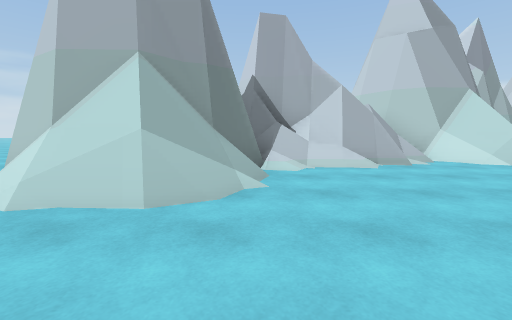
View 1 (above)

24 first-person views from a walk through a scene from a Unity 3-D project. The camera is 1.2 m above the floor, tilts 6° down and sees 90° across. The floor is counted in squares, 1.8 m on a side. Each view is taken from the middle of a square. On the plan, view 1 faces up. The plan holds only what a view shows up to about 9 squares ahead; the rest is blank. The place goes on beyond the plan. The player is left out.

View 2
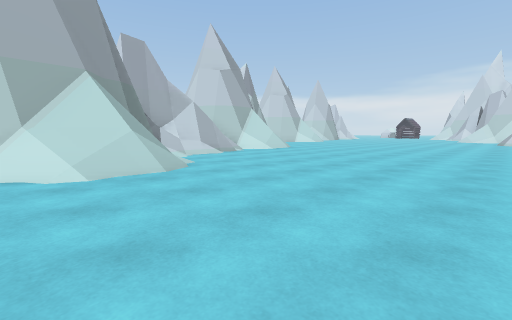

View 3
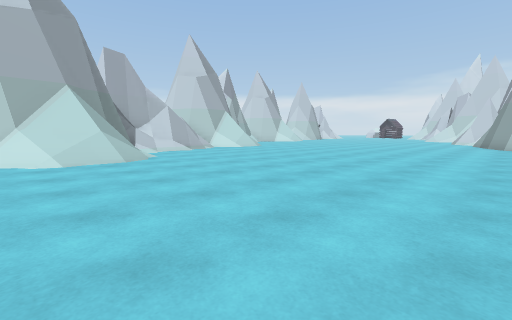

View 4
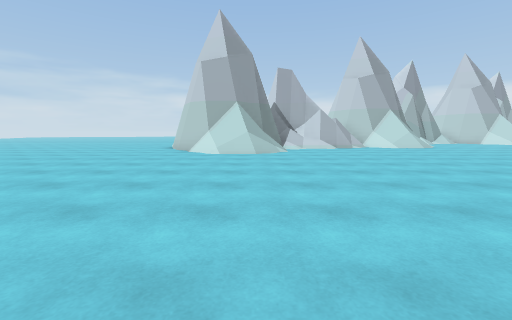

View 5
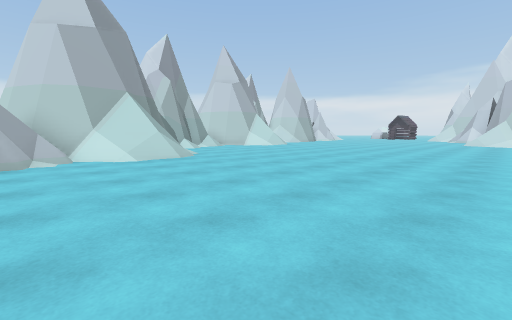

View 6
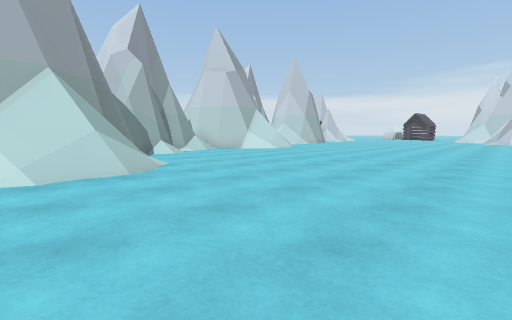

View 7
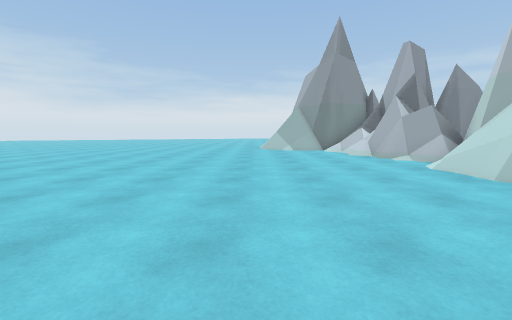

View 8
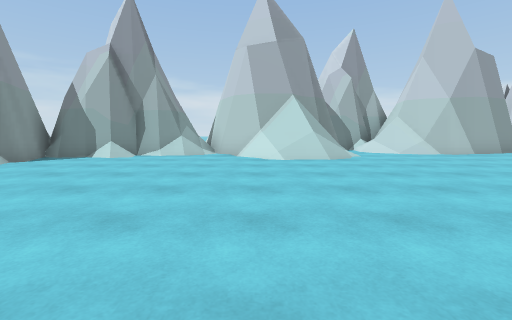

View 9
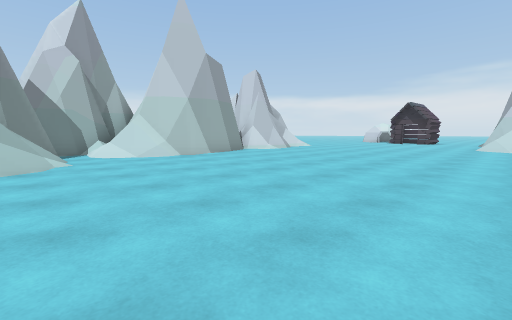

View 10
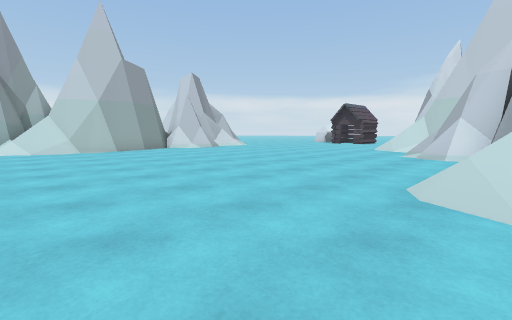

View 11
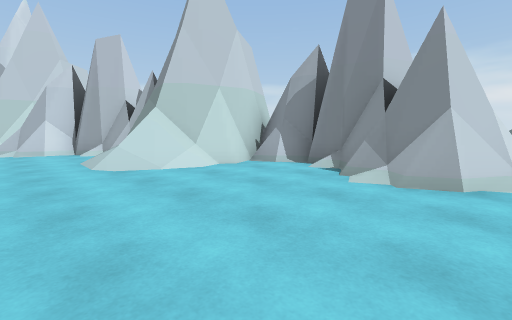

View 12
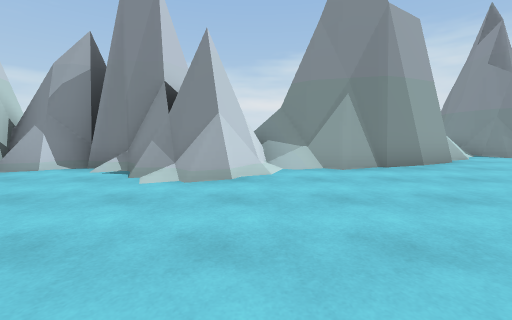

View 13
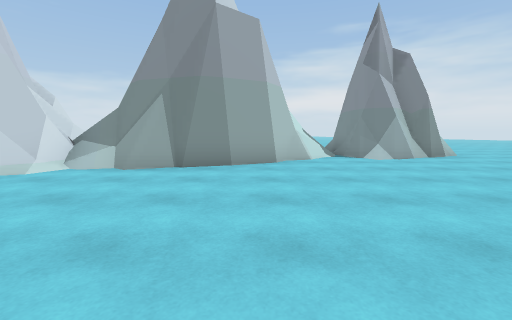

View 14
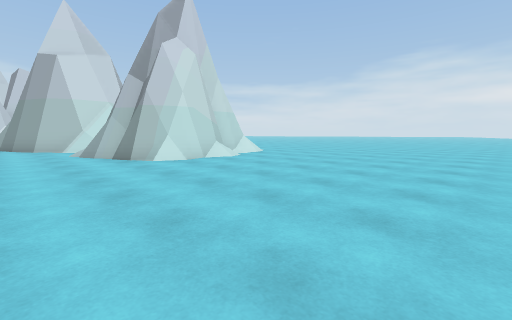

View 15
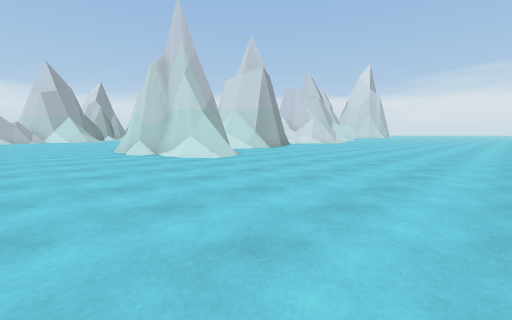

View 16
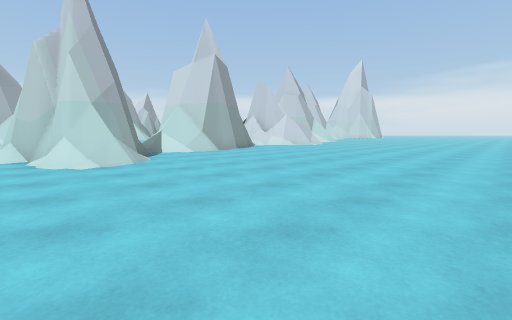

View 17
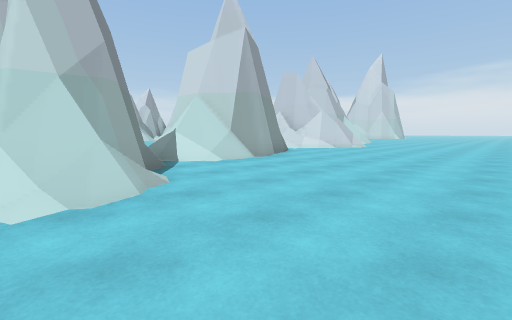

View 18
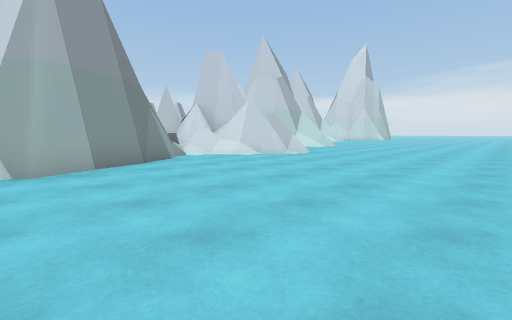

View 19
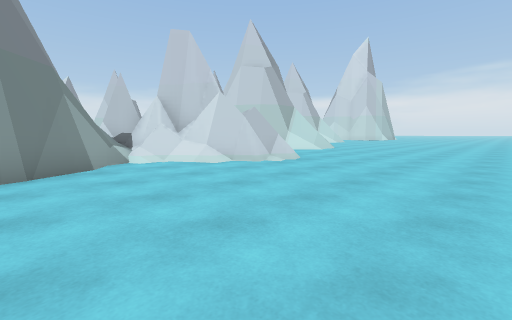

View 20
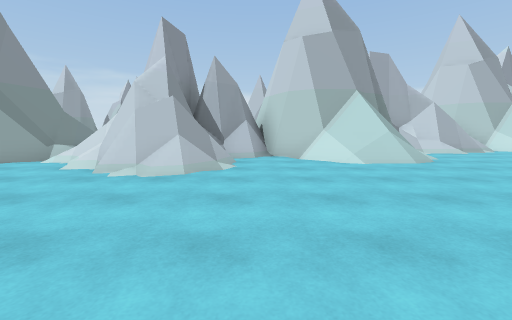

View 21
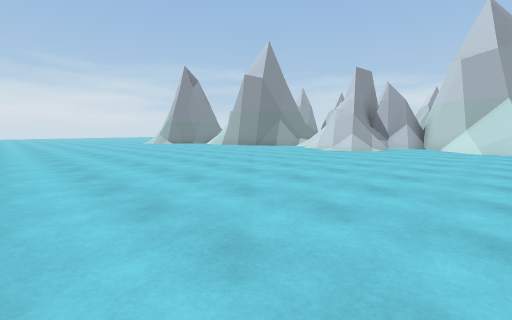

View 22
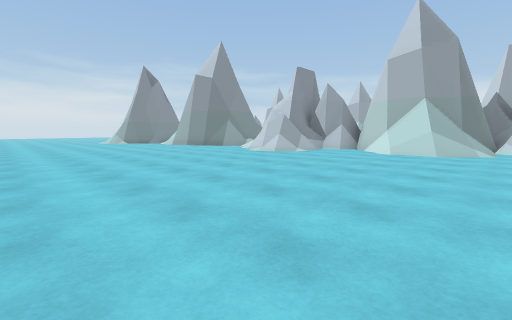

View 23
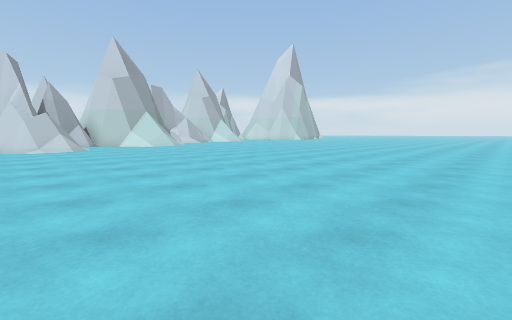

View 24
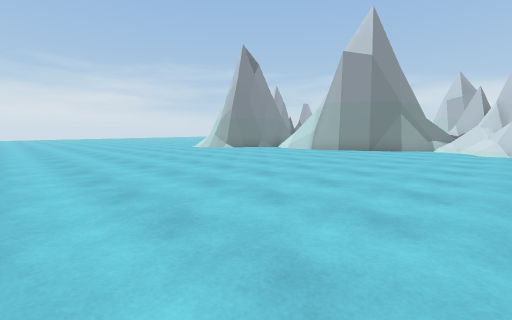

### Floor plan
Key: @ floor where view 1 was taken; # wall or solid block; . floor; / step, stairs or slope; = window, fence, low wall or low ledge.
Columns run from 3 left of view 1 to 25 right of it. Each row starts with its distance up from view 1.
 13                    ###
 12                    #/##
 11              ###  ##//####
 10           ####=####/./##.
  9      ##   ###...==/.......
  8     #######................
  7    ########.................
  6    ####/##/..................
  5   ##//.......................
  4 ###/.........................
  3 =##/.........................
  2 .............................
  1 ......................../...#
  0 ...@.................../=/=##
 -1 .......................=#####
 -2 ................../##..##   #
 -3 ...............##/#######  #=
 -4 ..............####=#########.
 -5 .........###=##  ###########.
 -6   ......####=## ##//##=..==/.
 -7   ......## #/####/./###......
 -8   ....../###.///......=......
 -9   .......##..................
-10   .......//..................
-11   ...........................
-12   ...........................
-13   ...........................
-14   ...........................
-15   .. ........................
-16      ........................
-17         .....................
-18                     .........
-19                     .........

Positions as (right, up) in squares from view 1, and headings:
1: (0, 0), facing up
2: (-3, -2), facing up-right
3: (-3, -4), facing up-right
4: (-1, -6), facing up
5: (3, -1), facing up-right
6: (5, 1), facing up-right
7: (10, 2), facing left
8: (13, 2), facing up
9: (15, 3), facing up-right
10: (17, 0), facing up-right
11: (15, 2), facing down-right
12: (15, 2), facing down
13: (11, 2), facing down
14: (-1, -3), facing down-right
15: (2, -16), facing up-right
16: (5, -16), facing up-right
17: (6, -13), facing up-right
18: (11, -13), facing up-right
19: (13, -12), facing up-right
20: (20, -12), facing up
21: (23, -17), facing up-left
22: (25, -15), facing up-left
23: (17, -19), facing up-right
24: (17, -17), facing up-left
